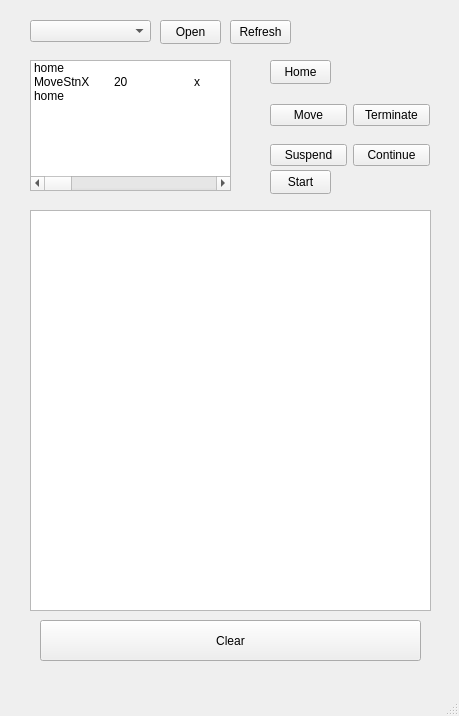
<?xml version="1.0" encoding="UTF-8"?>
<ui version="4.0">
 <class>MainWindow</class>
 <widget class="QMainWindow" name="MainWindow">
  <property name="geometry">
   <rect>
    <x>0</x>
    <y>0</y>
    <width>459</width>
    <height>716</height>
   </rect>
  </property>
  <property name="windowTitle">
   <string>MainWindow</string>
  </property>
  <widget class="QWidget" name="centralwidget">
   <widget class="QComboBox" name="ports_combobox">
    <property name="geometry">
     <rect>
      <x>30</x>
      <y>20</y>
      <width>121</width>
      <height>22</height>
     </rect>
    </property>
   </widget>
   <widget class="QPushButton" name="start_button">
    <property name="geometry">
     <rect>
      <x>270</x>
      <y>170</y>
      <width>61</width>
      <height>24</height>
     </rect>
    </property>
    <property name="text">
     <string>Start</string>
    </property>
   </widget>
   <widget class="QListWidget" name="log_list">
    <property name="geometry">
     <rect>
      <x>30</x>
      <y>210</y>
      <width>401</width>
      <height>401</height>
     </rect>
    </property>
   </widget>
   <widget class="QListWidget" name="command_list">
    <property name="geometry">
     <rect>
      <x>30</x>
      <y>60</y>
      <width>201</width>
      <height>131</height>
     </rect>
    </property>
    <item>
     <property name="text">
      <string>home</string>
     </property>
    </item>
    <item>
     <property name="text">
      <string>MoveStnX	20	x	x	x	x	x	x	x	x	x	x	x	x	x	x	x</string>
     </property>
    </item>
    <item>
     <property name="text">
      <string>home</string>
     </property>
    </item>
   </widget>
   <widget class="QPushButton" name="refresh_comports_button">
    <property name="geometry">
     <rect>
      <x>230</x>
      <y>20</y>
      <width>61</width>
      <height>24</height>
     </rect>
    </property>
    <property name="text">
     <string>Refresh</string>
    </property>
   </widget>
   <widget class="QPushButton" name="open_comports_button">
    <property name="geometry">
     <rect>
      <x>160</x>
      <y>20</y>
      <width>61</width>
      <height>24</height>
     </rect>
    </property>
    <property name="text">
     <string>Open</string>
    </property>
   </widget>
   <widget class="QPushButton" name="home_button">
    <property name="geometry">
     <rect>
      <x>270</x>
      <y>60</y>
      <width>61</width>
      <height>24</height>
     </rect>
    </property>
    <property name="text">
     <string>Home</string>
    </property>
   </widget>
   <widget class="QWidget" name="horizontalLayoutWidget">
    <property name="geometry">
     <rect>
      <x>270</x>
      <y>100</y>
      <width>160</width>
      <height>31</height>
     </rect>
    </property>
    <layout class="QHBoxLayout" name="horizontalLayout">
     <item>
      <widget class="QPushButton" name="move_button">
       <property name="text">
        <string>Move</string>
       </property>
      </widget>
     </item>
     <item>
      <widget class="QPushButton" name="terminate_button">
       <property name="text">
        <string>Terminate</string>
       </property>
      </widget>
     </item>
    </layout>
   </widget>
   <widget class="QWidget" name="horizontalLayoutWidget_2">
    <property name="geometry">
     <rect>
      <x>270</x>
      <y>140</y>
      <width>160</width>
      <height>31</height>
     </rect>
    </property>
    <layout class="QHBoxLayout" name="horizontalLayout_2">
     <item>
      <widget class="QPushButton" name="suspend_button">
       <property name="text">
        <string>Suspend</string>
       </property>
      </widget>
     </item>
     <item>
      <widget class="QPushButton" name="continue_button">
       <property name="text">
        <string>Continue</string>
       </property>
      </widget>
     </item>
    </layout>
   </widget>
   <widget class="QPushButton" name="clear_button">
    <property name="geometry">
     <rect>
      <x>40</x>
      <y>620</y>
      <width>381</width>
      <height>41</height>
     </rect>
    </property>
    <property name="text">
     <string>Clear</string>
    </property>
   </widget>
  </widget>
  <widget class="QMenuBar" name="menubar">
   <property name="geometry">
    <rect>
     <x>0</x>
     <y>0</y>
     <width>459</width>
     <height>18</height>
    </rect>
   </property>
  </widget>
  <widget class="QStatusBar" name="statusbar"/>
 </widget>
 <resources/>
 <connections>
  <connection>
   <sender>clear_button</sender>
   <signal>released()</signal>
   <receiver>log_list</receiver>
   <slot>clear()</slot>
   <hints>
    <hint type="sourcelabel">
     <x>157</x>
     <y>662</y>
    </hint>
    <hint type="destinationlabel">
     <x>211</x>
     <y>569</y>
    </hint>
   </hints>
  </connection>
 </connections>
</ui>
